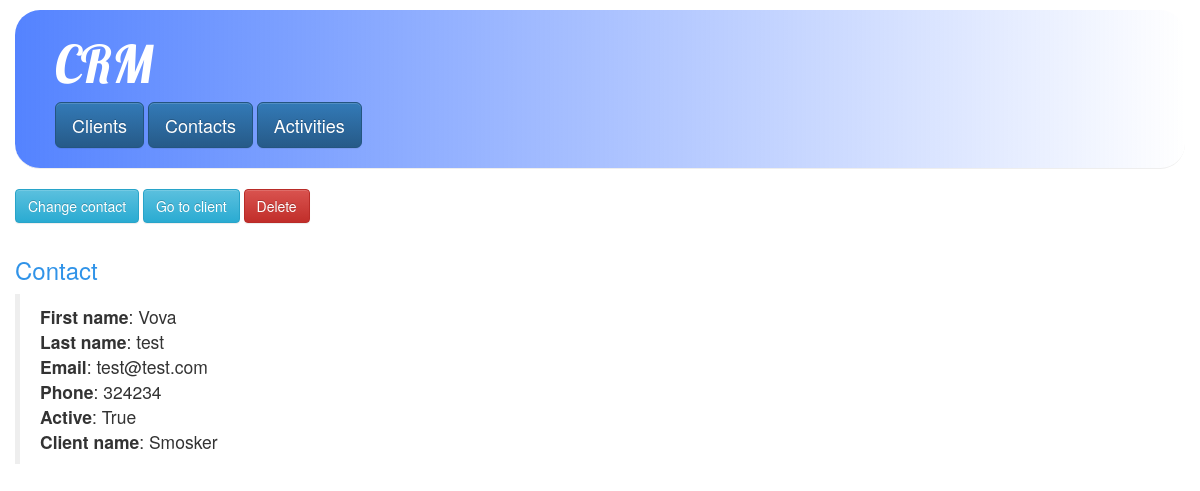
Before: /crm/contacts/1/ with the older database file.
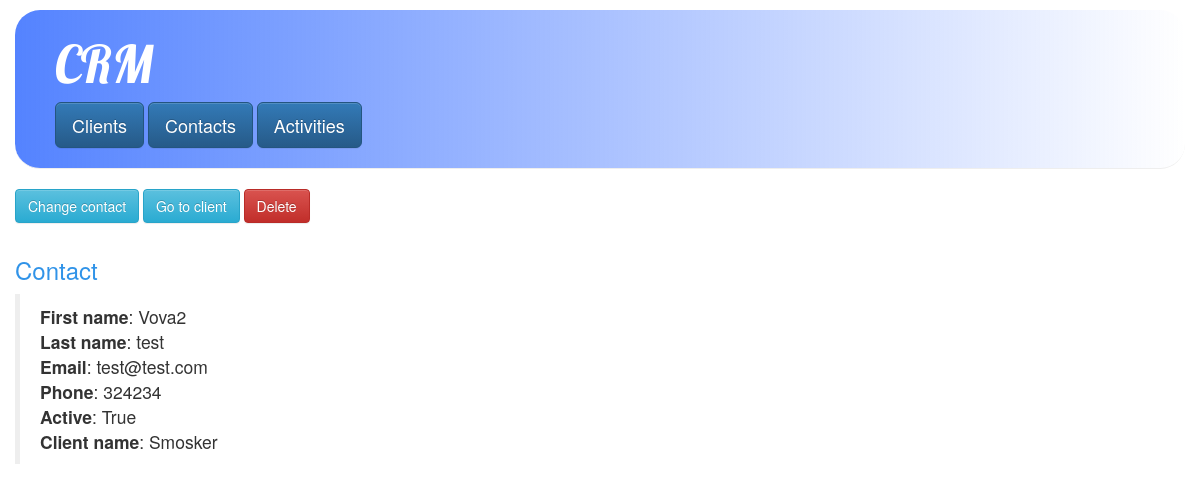
After: the same page with the newer database file.
### crm/models.py (models this page shows, shortened)
class Contact(models.Model):
    first_name = models.CharField(max_length=200)
    last_name = models.CharField(max_length=200)
    email = models.EmailField()
    phone = models.IntegerField()
    client = models.ForeignKey(Client, on_delete=models.SET_NULL,null=True,blank=True)
    active = models.BooleanField(default=True)
    def str_with_html(self):
        template = u'<b>First name</b>: {}\n<b>Last name</b>: {}\n<b>Email</b>: {}\n<b>Phone</b>: {}\n<b>Active</b>: {}\n<b>Client name</b>: {}\n'
        return template.format(self.first_name,self.last_name,
                          self.email,str(self.phone),
                          str(self.active),self.client.name if self.client else '--')

class Client(models.Model):
    name = models.CharField(max_length=200)
    loyal = models.BooleanField(default=False)
    def __unicode__(self):
        return u'Name: {} Id: {} Loyal: {}'.format(self.name,self.id, self.loyal)

### crm/views.py (the view)
# urls.py: url(r'^contacts/(?P<pk>[0-9]+)/$', views.DistinctContact.as_view(), name='contact'),
class DistinctContact(Distinct):
    form_class = ContactCreation
    model = Contact
    template_name = 'crm/contact_detail.html'
    all_template = 'contacts'
    distinct_template = 'contact'

### crm/forms.py
class ContactCreation(forms.ModelForm):
    class Meta:
        model = Contact
        fields = ('first_name',
    'last_name',
    'email' ,
    'phone' ,
    'client',
    'active')

### crm/templates/crm/contact_detail.html (shortened to what this page needs)
{% extends 'crm/base.html' %}
{% block content %}
{% load bootstrap %}
<button class="btn btn-s btn-info" data-toggle="collapse" data-target="#hide-me">Change contact</button>
{% if contact.client %}
<a href="{% url 'crm:client' contact.client.id%}" class="btn btn-s btn-info">{{ "Go to client" }}</a>
{% endif %}
<form  method="post">
  <input type="submit" value="Delete" class="btn btn-s btn-danger" onclick="return confirm('Are you sure?')"/>
</form>
<br>
<h3>Contact</h3>
<blockquote>
  {{contact.str_with_html|safe|linebreaks}}
</blockquote>
{% endblock content %}

Changed rows visible on the page:
changed Contact: str_with_html "First name : Vova Last name : test Email : test@test.com Phone : 324234 Active : True Client name : Smosker" → "First name : Vova2 Last name : test Email : test@test.com Phone : 324234 Active : True Client name : Smosker"
